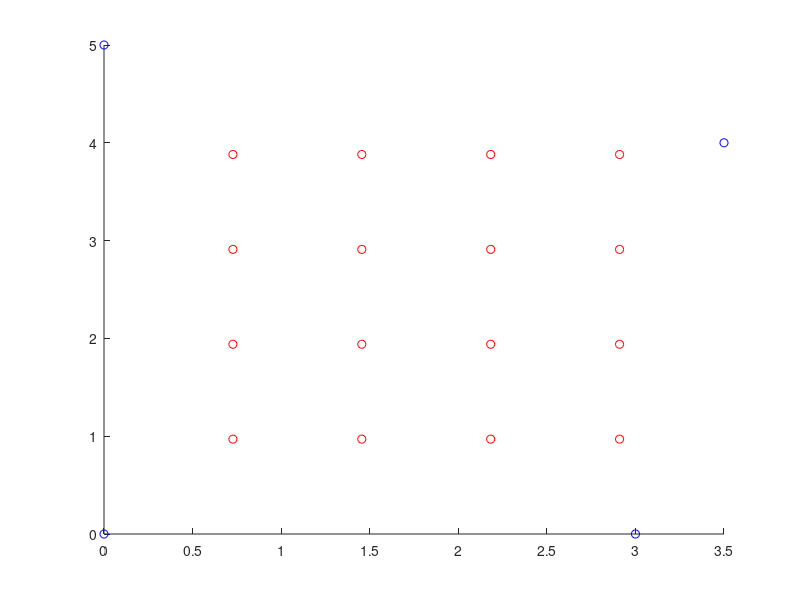
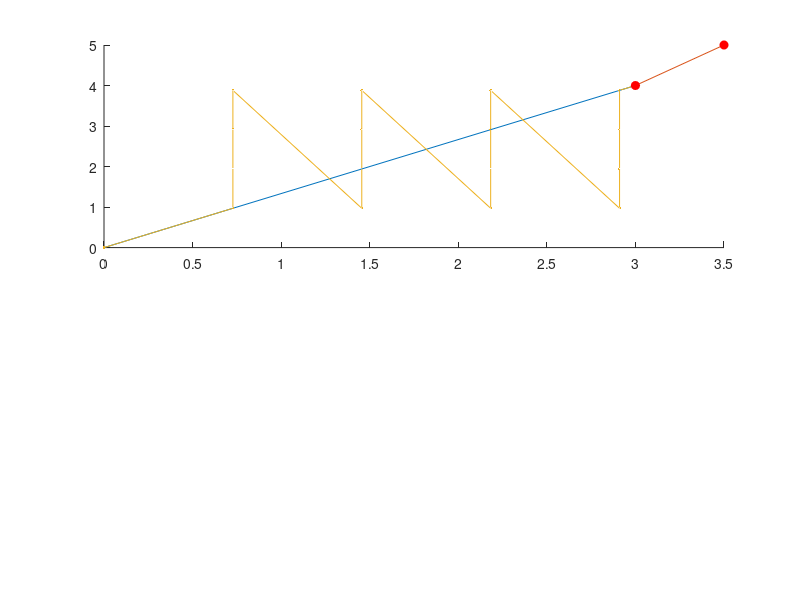

Write MATLAB code to recreate these figures, in order. (Note: this script raises an error after producing the figures.)
function Prac8_1()
%Function to demo minimisation of a function of many parameters.
%
%The problem is as follows:
%Consider N identical masses of mass M, connected together by identical
%springs with unstretched length L0 and spring constant Ks.  The two end
%masses are connected to the top of vertical posts of  heights H1 and H2
%which are separated horizontally by distance XDist.
%
%Write a program that can find the equilibrium positions of the masses when given
%specific values of N, M, L0, Ks, H1 and H2 by minimising the potential
%energy of the system.
%
%Alec Duncan, Curtin University, April 2020

%First save all the parameters that define the problem in a structure so we
%can easily pass it through to the cost function

FigNum = 11;
PlotIntermedSolns = false;

Info.H1 = 4.0;  %Height of first post, (m)
Info.H2 = 2.0;  %Height of second post (m)
Info.H3 = 3.0;
Info.H4 = 3.5;
Info.XDist = 3.0;  %Horizontal separation between posts 1 and 2 (m)
Info.YDist = 4.0; %Horizontal separation between posts 2 and 3 (m)
Info.XDist2 = 3.5; %Horizontal separation between posts 3 and 4 (m)
Info.YDist2 = 5.0; %Horizontal separation between posts 4 and 1 (m)
Info.NMass = 4^2; %Number of masses
Info.Mass = 2.0/Info.NMass;  %Mass of each (kg)

%Calculate the unstretched length as a proportion of the straight line
%distance between the end points (note there are N+1 springs)
SLDist = sqrt(Info.XDist^2 + (Info.H2 - Info.H1)^2);
SLDist2 = sqrt(Info.YDist^2 + (Info.H3 - Info.H2)^2);
SLDist3 = sqrt(Info.XDist2^2 + (Info.H4 - Info.H3)^2);
SLDist4 = sqrt(Info.YDist2^2 + (Info.H1 - Info.H4)^2);
Info.L0 = 0.9 * SLDist/(sqrt(Info.NMass+1));
Info.L0_2 = 0.9 * SLDist2/(sqrt(Info.NMass+1));  %added sqrt because the total masses
Info.L0_3 = 0.9 * SLDist3/(sqrt(Info.NMass+1));  %is the masses in one direction squared
Info.L0_4 = 0.9 * SLDist4/(sqrt(Info.NMass+1));
Info.L0x = mean([Info.L0, Info.L0_3]);
Info.L0y = mean([Info.L0_2, Info.L0_4]);
Info.Ks = 3*Info.NMass;  %Spring constant (N/m)
Info.NMass2 = sqrt(Info.NMass);

Info.g = 9.8;  %Acceleration due to gravity (m/s^2)


%Coordinate system is X horizontal, Y Horizontal, Z positive up

%Set up the vector of initial parameters, this will be all the X values
%followed by all the Z values in one big column vector.  Started with the masses on a straight line
%between the end points.
dX = Info.XDist/sqrt(Info.NMass + 1);
dY = Info.YDist/sqrt(Info.NMass + 1);
X0 = (1:Info.NMass2).' * dX;
Y0 = (1:Info.NMass2).' * dY;
Z0 = (1:Info.NMass).' * (Info.H2 - Info.H1)/(Info.NMass + 1) + Info.H1;

[xmat, ymat] = meshgrid(X0, Y0);
BigXVec = xmat(:);
BigYVec = ymat(:);
BigZVec = Z0;

Par0 = [BigXVec; BigYVec; BigZVec]; % 16 X's then 16 Y's then 16 Z's
disp(Par0)



XParMin = BigXVec - Info.XDist/10;
XParMax = BigXVec + Info.XDist/10;
YParMin = BigYVec - Info.YDist/10;
YParMax = BigYVec + Info.YDist/10;
ZParMin = zeros(size(BigZVec));
ZParMax = BigZVec + 0.5;

ParMin = [XParMin; YParMin; ZParMin];
ParMax = [XParMax; YParMax; ZParMax];


NPar = length(Par0);
XPosts = [0; Info.XDist; Info.XDist2; 0];
YPosts = [0; 0; Info.YDist; Info.YDist2];
ZPosts = [Info.H1; Info.H2; Info.H3; Info.H4];
postVec = [XPosts; YPosts; ZPosts];
hold on
plot3(Par0(1:NPar/3), Par0(1+NPar/3:2*NPar/3), Par0(1+2*NPar/3:end), 'ro')
plot3(XPosts, YPosts, ZPosts, 'bo')
hold off
%Plot this up to make sure we got it right

Opt.NewtonDamping = 1;
Opt.NReset = 500;  %Conjugate gradient is reset every this many iterations
Opt.AbsTol = 1e-7;
Opt.RelTol = 1e-7;
Opt.MaxIt = 20000;
%Handle to function that calculates the gradient of the cost function
%(Jacobian).  Empty to use numerical derivatives
%Opt.GradFnHndl = @lCatenaryGradFn;  
Opt.GradFnHndl = [];

%Method = {'Newton'};
disp(' ');
disp('Method, Seconds taken, Number of iterations, Number of cost fn calls, Number of gradient fn calls, Final energy')
%Method = {'Gradient descent', 'Conjugate gradient', 'Newton', 'BFGS'};
%Method = {'Conjugate gradient', 'BFGS'};
Method = {'Conjugate gradient'};

for IMeth = 1:length(Method)
    figure(FigNum);
    FigNum = FigNum + 1;
    clf;
    subplot(2,1,1);
    hold on;
    %Plot the end points
    plot3([0, Info.XDist], [0, Info.YDist], [Info.H1, Info.H2],[Info.XDist, Info.XDist2], [Info.YDist, Info.YDist2], [Info.H2, Info.H3],[Info.XDist2, Info.XDist], [Info.YDist2, Info.YDist], [Info.H3, Info.H4], 'ro', 'MarkerFaceColor', 'r');
    lPlotPar(Par0, Info);
    lCatenaryCostFn('Reset');
    if ~isempty(Opt.GradFnHndl)
        Opt.GradFnHndl('Reset');
    end
    tic;
    switch Method{IMeth}
        case 'Reduced gradient'
            Opt.UseHessian = true;
            [ParVec, FnVal, ParamTrace, FnTrace] = LibNDMinimiseRG(Info, [], Par0, @lRGDSCatCostFn, ParMin, ParMax, false, Opt);
        case 'Direction set'
            [ParVec, FnVal, ParamTrace, FnTrace] = LibNDMinimise(Info, [], Par0, @lRGDSCatCostFn, ParMin, ParMax, false, Opt);
            
        case 'Simulated annealing'
            Opt.TFactor = 0.99;
            [ParVec, FnVal, ParamTrace, TempTrace, FnTrace, AllParamTrace, AllFnTrace] = ...
                LibSimulatedAnneal(Info, [], Par0, @lRGDSCatCostFn, XParMin, XParMax, false, Opt);
            %ParamTrace = AllParamTrace;
        otherwise
            
            [ParVec, FnVal, ParamTrace, FnTrace, RetStatus] =  UnconstrainedMin(@lCatenaryCostFn, Par0, Method{IMeth}, Info, Opt);
    end
    ElapsedTime = toc;
    if PlotIntermedSolns
        for ITrace = 1:length(FnTrace)
            lPlotPar(ParamTrace(:, ITrace), Info);
        end
    end
    
    if ~isempty(ParVec)
        plot3(ParVec(1:NPar/3), ParVec(NPar/3+1:2*NPar/3), ParVec(2*NPar/3+1:end), 'ko', 'MarkerFaceColor', 'k')
    end
    
    NIt = length(FnTrace);

    title([Method{IMeth} ', ' num2str(Info.NMass) ' masses']);
    xlabel('X (m)');
    ylabel('Z (m)');
    axis([0 Info.XDist 0 1.1*max(Info.H1, Info.H2)]);
    grid on;
    box on;
    
    subplot(2,1,2);
    plot(FnTrace);
    xlabel('Iteration');
    ylabel('Potential energy (J)');
    %axis([0 inf 20 30]);
    grid on;
    box on;
    drawnow;
    title([num2str(NIt) ' iterations, final energy = ' num2str(FnVal) ' J']);
    CostFnCount = lCatenaryCostFn('GetCount');
    if ~isempty(Opt.GradFnHndl)
        GradFnCount = Opt.GradFnHndl('GetCount');
    else
        GradFnCount = 0;
    end

    disp([Method{IMeth} ', ' num2str(ElapsedTime) ', ' num2str(NIt) ', ' num2str(CostFnCount) ', ' num2str(GradFnCount) ', ' num2str(FnVal)]);
end

%%%%%%%%%%%%%%%%%%%%%%%%%%%%%%%%%%%%%%%%%%%%%%%%%%%%%%%%%%%%%%%%%%%%%%%%%%%%%%
function lPlotPar(ParVec, Info)
NPar = length(ParVec);
XPlt = [0; ParVec(1:NPar/3); Info.XDist];
YPlt = [0; ParVec(NPar/3+1:2*NPar/3); Info.YDist];
ZPlt = [Info.H1; ParVec(2*NPar/3+1:end); Info.H2];
plot3(XPlt, YPlt, ZPlt, '.-');


%%%%%%%%%%%%%%%%%%%%%%%%%%%%%%%%%%%%%%%%%%%%%%%%%%%%%%%%%%%%%%%%%%%%%%%%%%%%%%%
function PE = lCatenaryCostFn(ParVec, Info)
%Stuff so I can count the times this is called
persistent CallCount;
if ischar(ParVec)
    switch ParVec
        case 'Reset'
            CallCount = 0;
            PE = [];
        case 'GetCount'
            PE = CallCount;
    end
else
    %Actual cost function calcs
    CallCount = CallCount + 1;
    
    NPar = length(ParVec);
    XVec = ParVec(1:NPar/3);
    YVec = ParVec(NPar/3+1:2*NPar/3);
    ZVec = ParVec(2*NPar/3+1:end);
    
    %Total gravitational potential energy
    PEGravity = sum(Info.Mass * Info.g * ZVec);
    
    dX = [diff(XVec(1:Info.NMass2))];
    dX2 = [diff(XVec(Info.NMass2*(Info.NMass2-1)+1:end));];
    dX3 = [diff(XVec(Info.NMass2+1:0.5*(Info.NMass2)^2));];
    dY = [diff(YVec(1:Info.NMass2));];
    dY2 = [diff(YVec(Info.NMass2*(Info.NMass2-1)+1:end));];
    dY3 = [diff(YVec(Info.NMass2+1:0.5*(Info.NMass2)^2));];
    dZ = [diff(ZVec(1:Info.NMass2));];
    dZ2 = [diff(ZVec(Info.NMass2*(Info.NMass2-1)+1:end));];
    dZ3 = [diff(ZVec(Info.NMass2+1:0.5*(Info.NMass2)^2));];
    
    Dist1 = sqrt(dX.^2 + dZ.^2 + dY.^2);
    Dist2 = sqrt(dX2.^2 + dY2.^2 + dZ2.^2);
    Dist3 = sqrt(dX3.^2 + dY3.^2 + dZ3.^2);
    PESprings_x = sum(0.5*Info.Ks*(Dist1 - Info.L0x).^2) + (Info.NMass2-2)*sum(0.5*Info.Ks*(Dist3 - Info.L0x).^2) + sum(0.5*Info.Ks*(Dist2 - Info.L0x).^2);
    PESprings_y = sum(0.5*Info.Ks*(Dist1 - Info.L0y).^2) + (Info.NMass2-2)*sum(0.5*Info.Ks*(Dist3 - Info.L0y).^2) + sum(0.5*Info.Ks*(Dist2 - Info.L0y).^2); 
    PESprings_posts = 0.5*Info.Ks*(norm([0-XVec(1),0-YVec(1),Info.H1-YVec(1)]))^2 + 0.5*Info.Ks*(norm([Info.XDist-XVec(Info.NMass2),0-YVec(Info.NMass2),Info.H2-ZVec(Info.NMass2)]))^2 + 0.5*Info.Ks*(norm([Info.XDist2-XVec(2*Info.NMass2+1),Info.YDist-YVec(2*Info.NMass2+1),Info.H3-ZVec(2*Info.NMass2+1)]))^2 + 0.5*Info.Ks*(norm([0-XVec(Info.NMass2*(Info.NMass2-1)+1),Info.YDist2-YVec(Info.NMass2*(Info.NMass2-1)+1),Info.H4-ZVec(Info.NMass2*(Info.NMass2-1)+1)]))^2;
    PESprings = PESprings_y + PESprings_x + PESprings_posts;
    PE = PEGravity + PESprings;
end

%%%%%%%%%%%%%%%%%%%%%%%%%%%%%%%%%%%%%%%%%%%%%%%%%%%%%%%%%%%%%%%%%%%%%%%%%%%
function FnVal = lRGDSCatCostFn(ExtraInfo, Z, Params)
%This provides a slightly different interface to the cost funciton for
%compatibility with some pre-existing optimisation routines
FnVal = lCatenaryCostFn(Params, ExtraInfo);

%%%%%%%%%%%%%%%%%%%%%%%%%%%%%%%%%%%%%%%%%%%%%%%%%%%%%%%%%%%%%%%%%%%%%%%%%%%%
%%%%%%%%%%%%%%%%%%%%%%%%%%%%%%%%%%%%%%%%%%%%%%%%%%%%%%%%%%%%%%%%%%%%%%%%%%%%%%%
function Grad = lCatenaryGradFn(ParVec, Info)
%Analytic calculation of the gradient of the cost function
%To avoid approximations in the numerical calc and speed things up

%Stuff so I can count the times this is called
persistent CallCount;
if ischar(ParVec)
    switch ParVec
        case 'Reset'
            CallCount = 0;
            Grad = [];
        case 'GetCount'
            Grad = CallCount;
    end
else
    %Actual gradient function calcs
    CallCount = CallCount + 1;
    
    NPar = length(ParVec);
    XVec = ParVec(1:NPar/2);
    ZVec = ParVec(NPar/2+1:end);
    
    XAll = [0; XVec; Info.XDist];
    ZAll = [Info.H1; ZVec; Info.H2];
    
    dX = diff(XAll);
    dZ = diff(ZAll);
    
    DistAll = sqrt(dX.^2 + dZ.^2);
    Fact = 1 - (Info.L0 ./ DistAll);
    
    dUdX = - Info.Ks * (Fact(2:end) .* dX(2:end) - Fact(1:end-1) .* dX(1:end-1));
    
    dUdZ = - Info.Ks * (Fact(2:end) .* dZ(2:end) - Fact(1:end-1) .* dZ(1:end-1)) + ...
        Info.Mass * Info.g;
    
    Grad = [dUdX; dUdZ];
end
